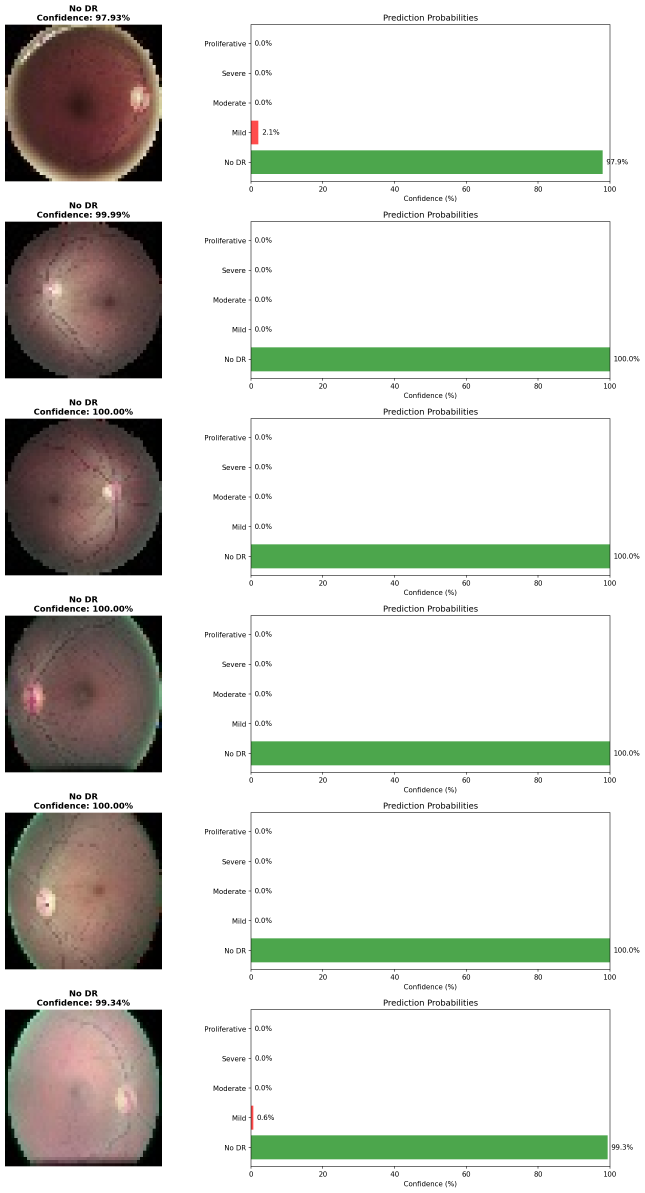
#> input picture retinax-ai/backend/ml/metrics/legacy_predictions_visualization.png, 1934 x 3577 px (shown at 1/3 size)
$ python -i preprocessing.py   (imports and definitions only)
#> lines starting #> are read from the running program, lines starting #| are printed output that depends on the picture; after the words box and inside, x2 and y2 are one past the last pixel; in counts of white or black regions, pixels touching at a corner belong together
"""Unified retinal-fundus preprocessing.

This module is the single source of truth for image preprocessing across
training, inference, and any offline tooling. Three normalization variants
are exposed because the three models in our ensemble were trained against
different statistics:

  - Teachable Machine multiclass model    -> (x / 127.0) - 1
  - Custom binary CNN (trained here)      -> x / 255
  - EfficientNet (ImageNet transfer)      -> ImageNet mean/std

The geometric pipeline (border crop, CLAHE, resize) is identical for every
variant.
"""

from __future__ import annotations

import logging
from pathlib import Path
from typing import Final, Literal

import cv2
import numpy as np

logger = logging.getLogger(__name__)

DEFAULT_INPUT_SIZE: Final[int] = 224
IMAGENET_MEAN: Final[np.ndarray] = np.array([0.485, 0.456, 0.406], dtype=np.float32)
IMAGENET_STD: Final[np.ndarray] = np.array([0.229, 0.224, 0.225], dtype=np.float32)

NormVariant = Literal["zero_one", "neg_one_one", "imagenet"]


# ---------------------------------------------------------------------------
# I/O
# ---------------------------------------------------------------------------

def load_bgr(path: str | Path) -> np.ndarray:
    """Load an image from disk as a BGR uint8 array."""
    img = cv2.imread(str(path), cv2.IMREAD_COLOR)
#> img is the input picture: shape (3577, 1934, 3); mean B, G, R 205.2, 212.4, 210.5
    if img is None:
        raise ValueError(f"Could not decode image at {path}")
    return img


# ---------------------------------------------------------------------------
# Geometric pipeline
# ---------------------------------------------------------------------------

def crop_black_borders(img_bgr: np.ndarray, tol: int = 7) -> np.ndarray:
    """Crop the dark, near-circular fundus mask away from its surrounding black box.

    Algorithm:
      1. Convert to grayscale.
      2. Threshold above `tol` to find any non-black pixel.
      3. Take the largest contour's bounding rect and crop to it.
      4. If no contour is found (rare for valid fundus), return input unchanged.
    """
#> called with tol = 7
    if img_bgr.ndim != 3:
        raise ValueError("Expected BGR image with 3 channels")

    gray = cv2.cvtColor(img_bgr, cv2.COLOR_BGR2GRAY)
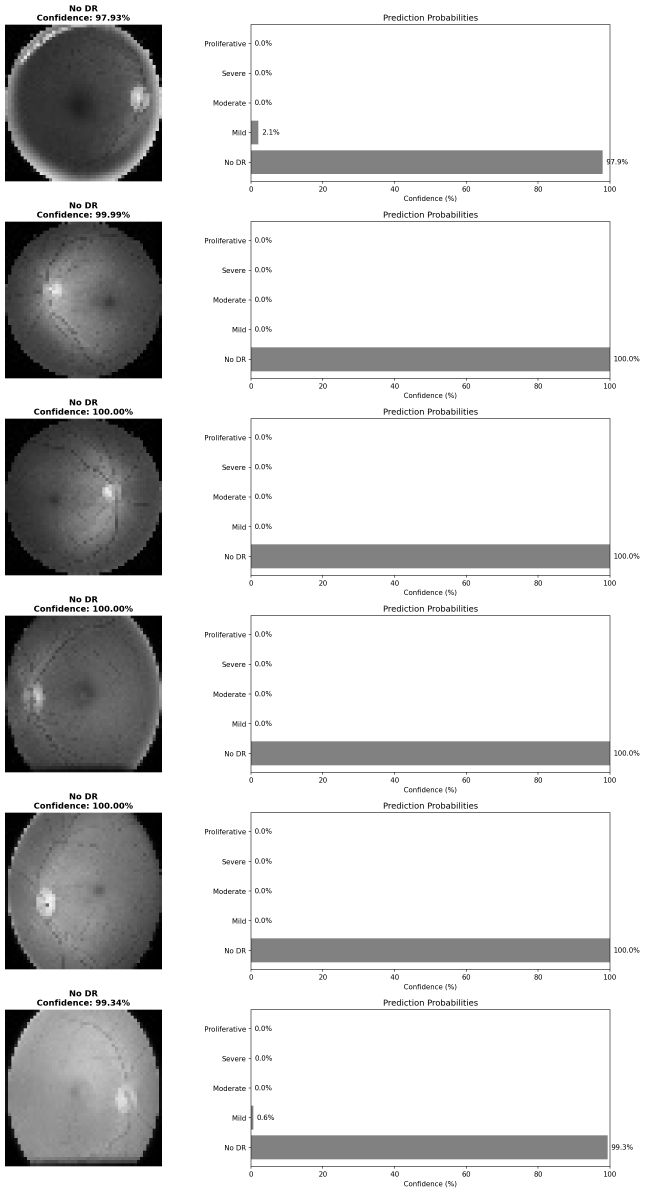
#> gray: shape (3577, 1934) (shown at 1/3 size); min 0, max 255, mean 211
    _, mask = cv2.threshold(gray, tol, 255, cv2.THRESH_BINARY)
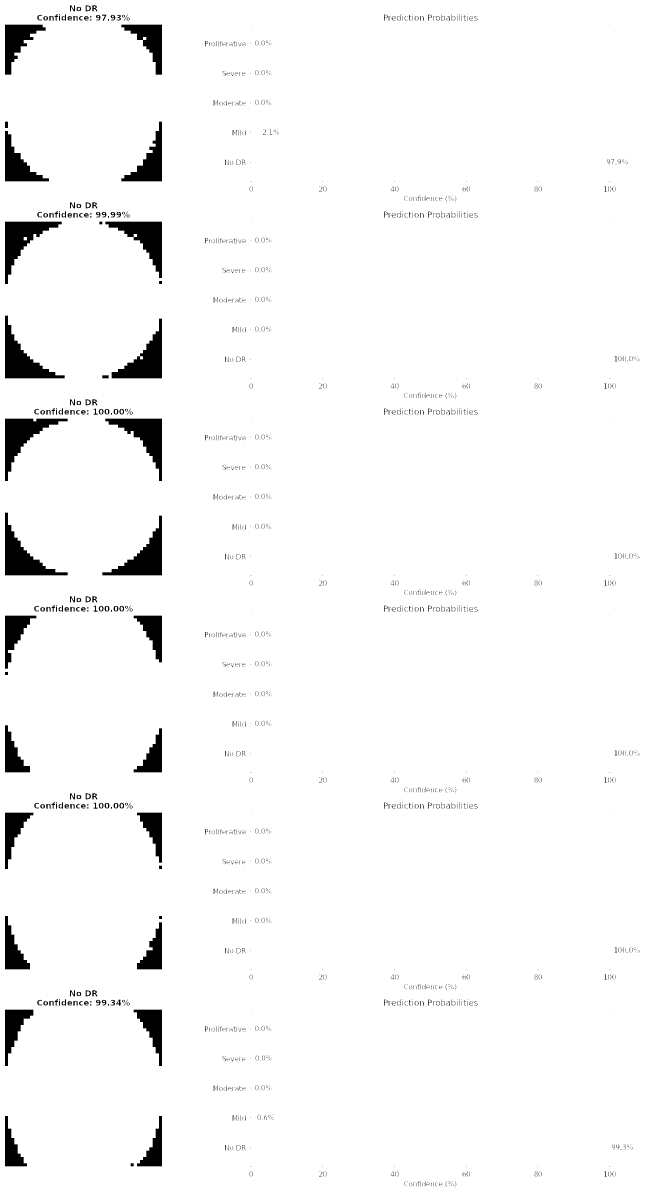
#> mask: shape (3577, 1934) (shown at 1/3 size); 96.8% white; 2517 black regions (2056 under 20 px), largest, box (x1, y1, x2, y2) and area: (15, 947, 194, 1135) 11605, (15, 1256, 203, 1443) 11516, (15, 1538, 203, 1726) 11506
    contours, _ = cv2.findContours(mask, cv2.RETR_EXTERNAL, cv2.CHAIN_APPROX_SIMPLE)
#> contours = [[[0, 0], [0, 3576], [1933, 3576], [1933, 0]]]
    if not contours:
        return img_bgr

    largest = max(contours, key=cv2.contourArea)
#> largest = [[0, 0], [0, 3576], [1933, 3576], [1933, 0]]
    x, y, w, h = cv2.boundingRect(largest)
#> x = 0; y = 0; w = 1934; h = 3577
    if w == 0 or h == 0:
        return img_bgr

    return img_bgr[y : y + h, x : x + w]


def apply_clahe(img_bgr: np.ndarray, clip_limit: float = 2.0, tile: int = 8) -> np.ndarray:
    """Contrast-Limited Adaptive Histogram Equalization on the L* channel only."""
#> called with clip_limit = 2, tile = 8
    lab = cv2.cvtColor(img_bgr, cv2.COLOR_BGR2LAB)
#> lab: shape (224, 224, 3); mean of channels 0, 1, 2 214.2, 126.4, 131.8
    l, a, b = cv2.split(lab)
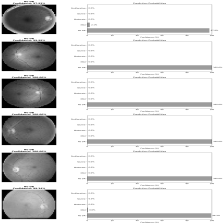
#> l: shape (224, 224); min 0, max 255, mean 214.2
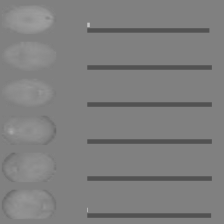
#> a: shape (224, 224); min 82, max 195, mean 126.4
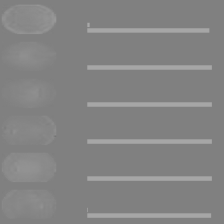
#> b: shape (224, 224); min 117, max 168, mean 131.8
    clahe = cv2.createCLAHE(clipLimit=clip_limit, tileGridSize=(tile, tile))
    l_eq = clahe.apply(l)
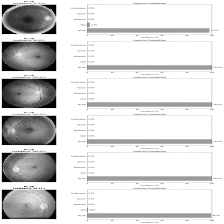
#> l_eq: shape (224, 224); min 2, max 255, mean 216.2
    return cv2.cvtColor(cv2.merge((l_eq, a, b)), cv2.COLOR_LAB2BGR)


def resize_square(img_bgr: np.ndarray, size: int) -> np.ndarray:
    return cv2.resize(img_bgr, (size, size), interpolation=cv2.INTER_AREA)


def geometric_pipeline(img_bgr: np.ndarray, size: int = DEFAULT_INPUT_SIZE) -> np.ndarray:
    """Steps 1-5 of the spec: crop, resize, CLAHE, RGB. Returns float32 [0,255]."""
    img_bgr = crop_black_borders(img_bgr)
    img_bgr = resize_square(img_bgr, size)
    img_bgr = apply_clahe(img_bgr)
    img_rgb = cv2.cvtColor(img_bgr, cv2.COLOR_BGR2RGB)
    return img_rgb.astype(np.float32)


# ---------------------------------------------------------------------------
# Normalization variants
# ---------------------------------------------------------------------------

def normalize(img_rgb_float: np.ndarray, variant: NormVariant) -> np.ndarray:
    """Normalize a float32 RGB array. Input must be in [0,255]."""
#> called with variant = 'zero_one'
    if variant == "zero_one":
        return img_rgb_float / 255.0

    if variant == "neg_one_one":
        return (img_rgb_float / 127.0) - 1.0

    if variant == "imagenet":
        x = img_rgb_float / 255.0
        return ((x - IMAGENET_MEAN) / IMAGENET_STD).astype(np.float32)

    raise ValueError(f"Unknown normalization variant: {variant}")


# ---------------------------------------------------------------------------
# Public preprocessing entry points (one per model)
# ---------------------------------------------------------------------------

def preprocess_for_custom_cnn(
    image_or_path: str | Path | np.ndarray, size: int = DEFAULT_INPUT_SIZE
) -> np.ndarray:
    """Pipeline used by the trained-from-scratch binary and multi-class CNNs."""
    img = _coerce_to_bgr(image_or_path)
    rgb = geometric_pipeline(img, size=size)
    return normalize(rgb, "zero_one")


def preprocess_for_teachable_machine(
    image_or_path: str | Path | np.ndarray, size: int = DEFAULT_INPUT_SIZE
) -> np.ndarray:
    """Pipeline matching Google Teachable Machine's expected (x/127)-1 range."""
    img = _coerce_to_bgr(image_or_path)
    rgb = geometric_pipeline(img, size=size)
    return normalize(rgb, "neg_one_one")


def preprocess_for_efficientnet(
    image_or_path: str | Path | np.ndarray, size: int = DEFAULT_INPUT_SIZE
) -> np.ndarray:
    """Pipeline used by the EfficientNet transfer-learning model."""
    img = _coerce_to_bgr(image_or_path)
    rgb = geometric_pipeline(img, size=size)
    return normalize(rgb, "imagenet")


def preprocess_all_variants(
    image_or_path: str | Path | np.ndarray, size: int = DEFAULT_INPUT_SIZE
) -> dict[str, np.ndarray]:
    """Run the geometric pipeline once and emit all three normalized tensors.

    Returns dict with keys: 'cnn', 'teachable_machine', 'efficientnet'.
    Each value has shape (1, H, W, 3) ready for `model.predict`.
    """
    img = _coerce_to_bgr(image_or_path)
    rgb = geometric_pipeline(img, size=size)
    return {
        "cnn": np.expand_dims(normalize(rgb, "zero_one"), axis=0),
        "teachable_machine": np.expand_dims(normalize(rgb, "neg_one_one"), axis=0),
        "efficientnet": np.expand_dims(normalize(rgb, "imagenet"), axis=0),
    }
#> call 3 of normalize, with variant = 'imagenet'
#> in normalize (call 3), `return ((x - IMAGENET_MEAN) / IMAGENET_STD).astype(np.float32)`:
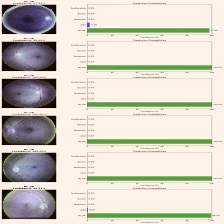
#> returned value: shape (224, 224, 3) float32; mean of channels 0, 1, 2 1.52, 1.72, 1.81; drawn with min black and max white


def _coerce_to_bgr(image_or_path: str | Path | np.ndarray) -> np.ndarray:
    if isinstance(image_or_path, np.ndarray):
        if image_or_path.ndim != 3 or image_or_path.shape[2] != 3:
            raise ValueError("Image array must be HxWx3 BGR")
        return image_or_path
    return load_bgr(image_or_path)

>>> result = preprocess_all_variants('metrics/legacy_predictions_visualization.png')
#> result = 3 items
